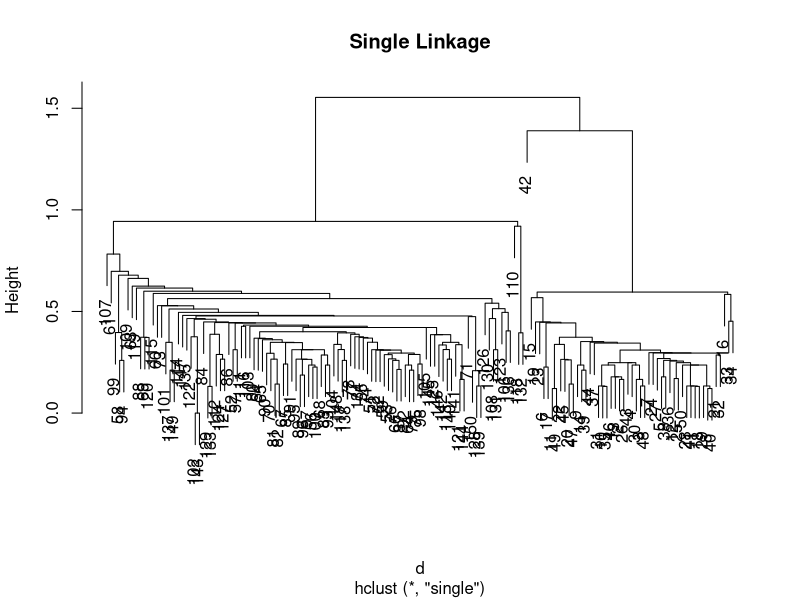
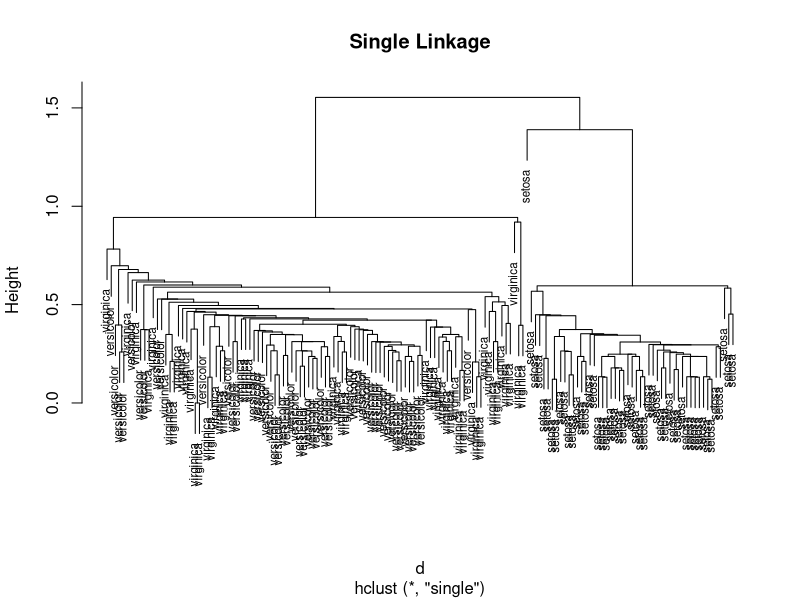
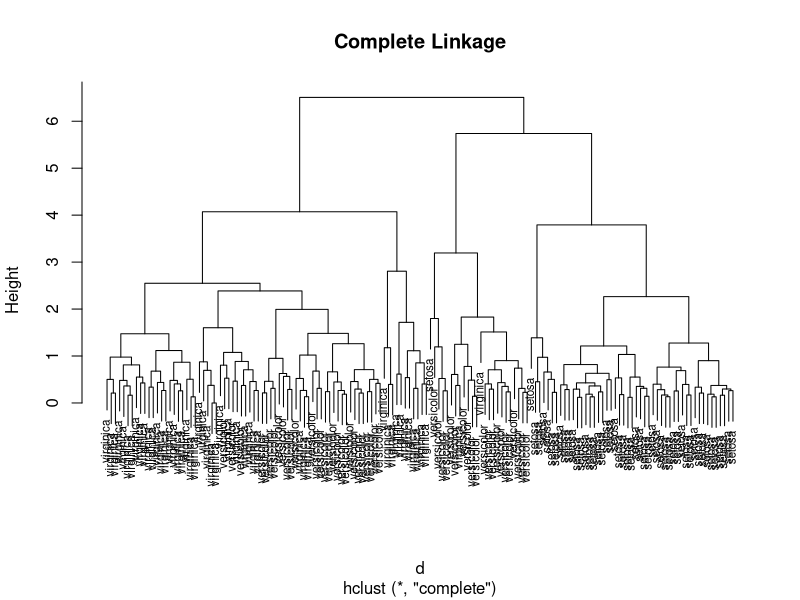
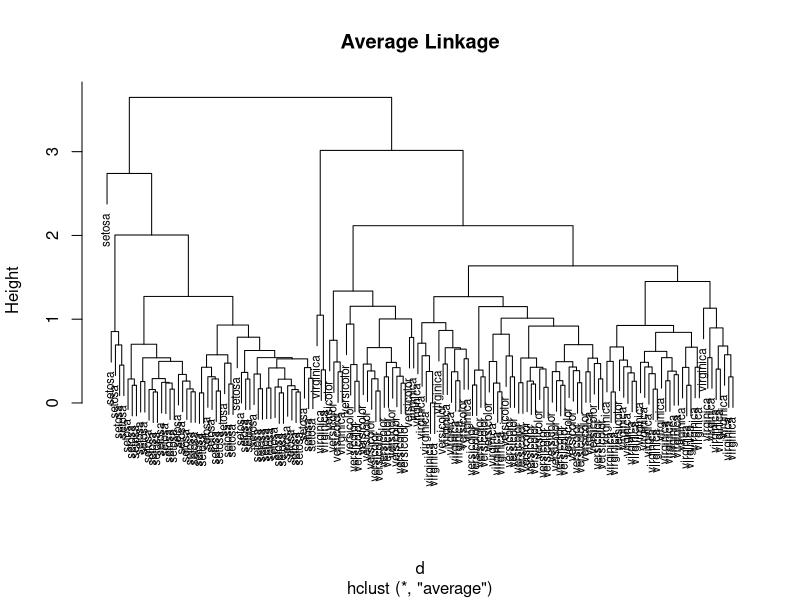
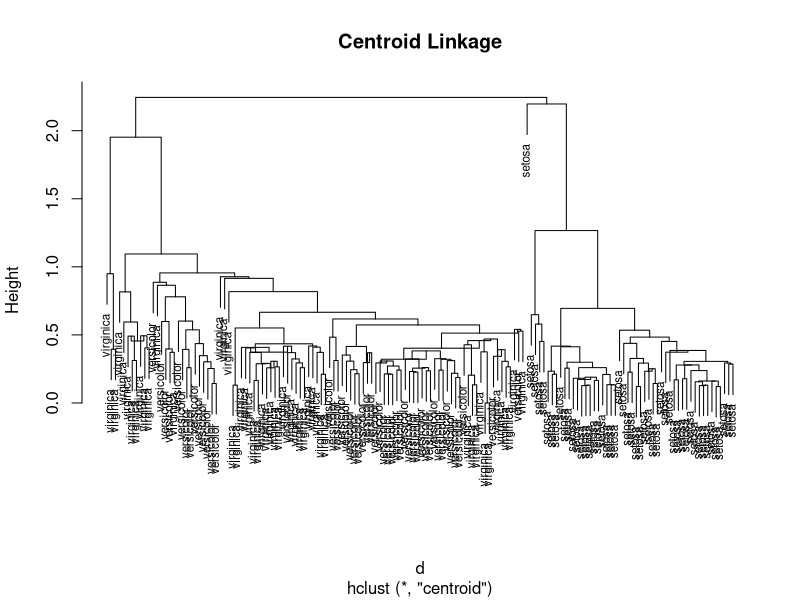
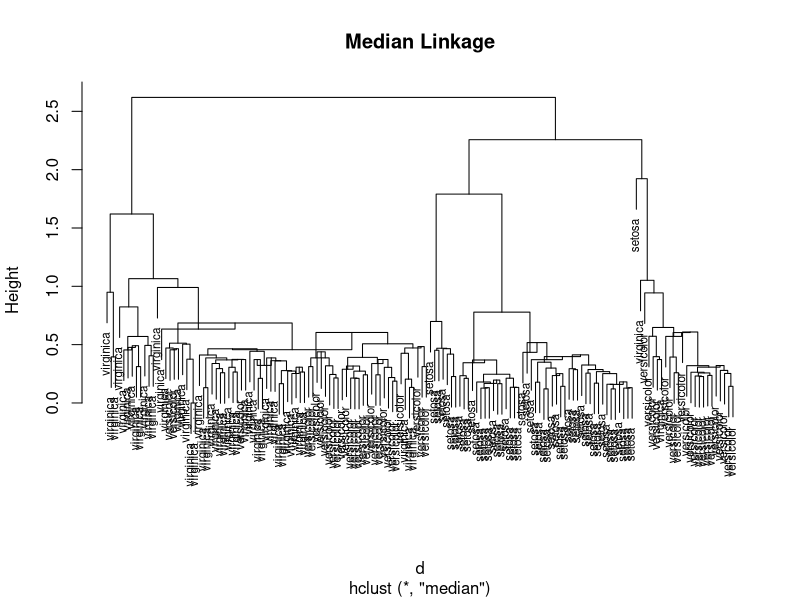
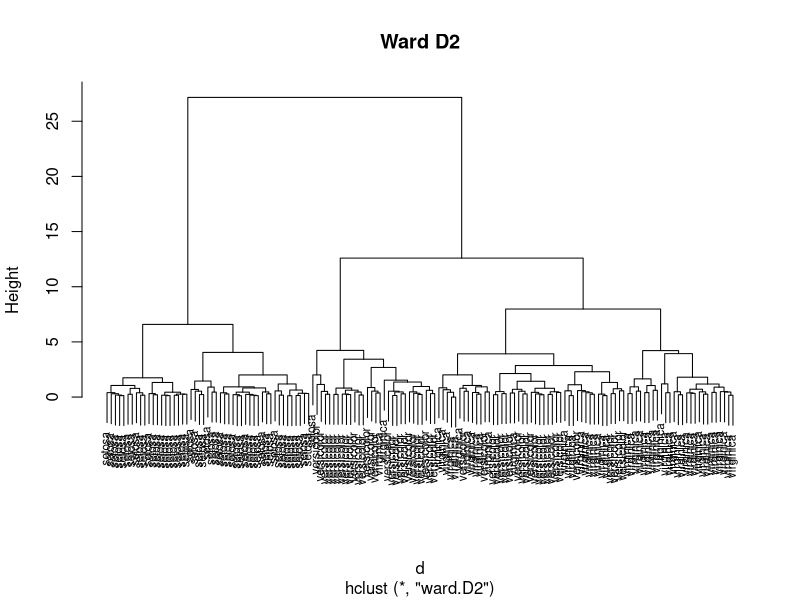

Write R code to recreate these figures, in order. (Note: this script raises an error after producing the figures.)
##############################
# Clustering (Hierarchical)
# Christian Supsup
# 10 June 2026
#############################

## Hierarchical Clustering
## 1. Agglomerative (Bottom-Up)
##    - Single Linkage (Distance between closest points)
##    - Complete Linkage (Distance between farthest points)
##    - Average Linkage (Average pairwise distance)
##    - Centroid Linkage (Distance between cluster centroids)
##    - Median Linkage (Distance between weighted centroids)
##    - Ward's Method (Minimize increase in within-cluster variance)
## 2. Divisive (Top-Down)
##    - DIANA (Divisive Analysis; Recursively split clusters)

######################
## A. Subset and scale
######################
## Load the Iris dataset
data(iris)

## Select only the numeric variables
iris_data <- iris[, 1:4]

## Standardize
iris_scaled <- scale(iris_data)

######################
## B. Agglomerative
######################
## Compute distance matrix using Euclidean distance
d <- dist(iris_scaled, method = "euclidean")

## 1. Single linkage
hc_single <- hclust(d, method = "single")

plot(hc_single,
     main = "Single Linkage")

## Use species as tip labels
## Attach species as row labels
rownames(iris_scaled) <- iris$Species

plot(hc_single,
     main = "Single Linkage",
     labels = rownames(iris_scaled),
     cex = 0.7)

## 2. Complete linkage
hc_complete <- hclust(d, method = "complete")

plot(hc_complete,
     main = "Complete Linkage",
     labels = rownames(iris_scaled),
     cex = 0.7)

## 3. Average Linkage (UPGMA)
hc_average <- hclust(d, method = "average")

plot(hc_average,
     main = "Average Linkage",
     labels = rownames(iris_scaled),
     cex = 0.7)

## 4. Centroid linkage
hc_centroid <- hclust(d, method = "centroid")

plot(hc_centroid,
     main = "Centroid Linkage",
     labels = rownames(iris_scaled),
     cex = 0.7)

## 5. Median Linkage (WPGMC)
hc_median <- hclust(d, method = "median")

plot(hc_median,
     main = "Median Linkage",
     labels = rownames(iris_scaled),
     cex = 0.7)

## 6. Ward's Method
hc_ward <- hclust(d, method = "ward.D2")

plot(hc_ward,
     main = "Ward D2",
     labels = rownames(iris_scaled),
     cex = 0.7)

######################
## C. K selection using Silhouette
######################
clusters <- cutree(hc_ward, k = 3)

sil <- silhouette(clusters, d)
avg_sil_width <- mean(sil[, 3])

avg_sil_width


######################
## D. Divisive
######################
install.packages("cluster")
library(cluster)

diana_fit <- diana(iris_scaled)

plot(diana_fit,
     main = "DIANA")
